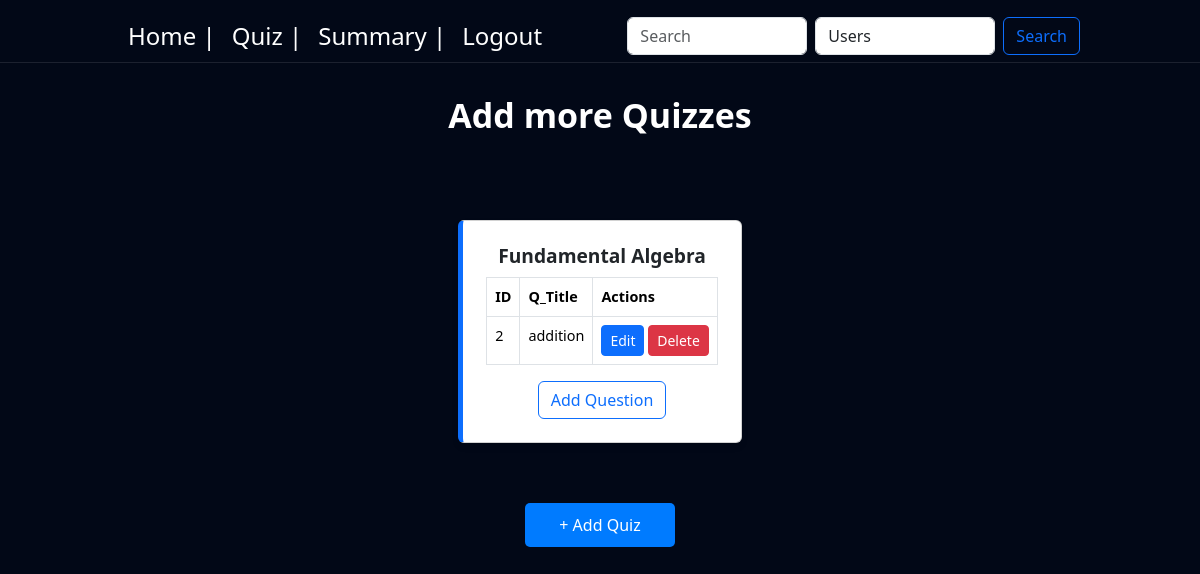
The app's page /quiz-list (signed in) with its own data.
### controller/models.py (models this page shows)
class Role(db.Model):
    id = db.Column(db.Integer, primary_key=True, autoincrement=True)
    name = db.Column(db.String(50), nullable=False)

class Quiz(db.Model):
    id = db.Column(db.Integer, primary_key=True, autoincrement=True)
    title = db.Column(db.String(255), nullable=False)
    chapter_id = db.Column(db.Integer, db.ForeignKey('chapter.id'), nullable=False)
    date_of_quiz = db.Column(db.Date, nullable=False)
    time_duration = db.Column(db.Integer, nullable=False)
    time_start = db.Column(db.Time, nullable=False)
    remarks = db.Column(db.String(500))
    questions = db.relationship('Question', backref='quiz', lazy=True)
    scores = db.relationship('Score', backref='quiz', lazy=True)

class Chapter(db.Model):
    id = db.Column(db.Integer, primary_key=True, autoincrement=True)
    name = db.Column(db.String(150), nullable=False)
    description = db.Column(db.String(500))
    subject_id = db.Column(db.Integer, db.ForeignKey('subject.id'), nullable=False)
    quizzes = db.relationship('Quiz', backref='chapter', lazy=True)

class Question(db.Model):
    id = db.Column(db.Integer, primary_key=True, autoincrement=True)
    title = db.Column(db.String(255), nullable=False)
    quiz_id = db.Column(db.Integer, db.ForeignKey('quiz.id'), nullable=False)
    question_statement = db.Column(db.String(500), nullable=False)
    option1 = db.Column(db.String(300), nullable=False)
    option2 = db.Column(db.String(300), nullable=False)
    option3 = db.Column(db.String(300), nullable=False)
    option4 = db.Column(db.String(300), nullable=False)
    correct_option = db.Column(db.Integer, nullable=False)

### controller/routes.py (the view)
@app.route('/quiz-list', methods=['GET', 'POST'])
def quiz_list():
    quizzes = Quiz.query.all()
    questions = Question.query.all()
    return render_template('quiz.html', quizzes=quizzes, questions=questions)

### controller/models.py (called while the page is built)
    @property
    def is_admin(self):
        return any(role.name == 'admin' for role in self.roles)

### main.py (called while the page is built)
@login_manager.user_loader
def load_user(user_id):
    return User.query.get(int(user_id))

### templates/quiz.html (shortened to what this page needs)
<!DOCTYPE html>
<html lang="en">
<head>
    <link href="https://cdn.jsdelivr.net/npm/bootstrap@5.3.3/dist/css/bootstrap.min.css" rel="stylesheet"
>
        <link rel="stylesheet" href="{{ url_for('static', filename='styles.css') }}">
</head>
<body>
    {% include 'navbar1.html' %}
    <div class="heading-sec">
       Add more Quizzes
    </div>
    <div class="quiz-container">
        {% if quizzes %}
            {% for quiz in quizzes %}
            <div class="card">
                <div class="card-body">
                    <h5 class="card-title">{{ quiz.chapter.name }}</h5>
                    <table class="table table-bordered">
                        <thead>
                            <tr>
                                <th>ID</th>
                                <th>Q_Title</th>
                                <th>Actions</th>
                            </tr>
                        </thead>
                        <tbody>
                            {% if quiz.questions %}
                                {% for question in quiz.questions %}
                                <tr>
                                    <td>{{ question.id }}</td>
                                    <td>{{ question.title }}</td>
                                    <td>
                                        <a href="{{ url_for('edit_question', question_id=question.id) }}" class="btn btn-sm btn-primary">Edit</a>
                                        <form action="{{ url_for('delete_question', question_id=question.id) }}" method="POST" style="display:inline;" onsubmit="return confirm('Are you sure you want to delete this question?');">
                                            <button type="submit" class="btn btn-sm btn-danger">Delete</button>
                                        </form>
                                    </td>
                                </tr>
                                {% endfor %}
                            {% else %}
                                <tr>
                                    <td colspan="3">No questions available for this quiz.</td>
                                </tr>
                            {% endif %}
                        </tbody>
                    </table>
                    <center><a href="{{ url_for('add_question_page', quiz_id=quiz.id) }}" class="btn btn-outline-primary">Add Question</a></center>
                </div>
            </div>
            {% endfor %}
        {% else %}
            <p>No quizzes available.</p>
        {% endif %}
    </div>
    <a href="{{ url_for('add_quiz') }}" class="add-quiz-btn">+ Add Quiz</a>
</body>
</html>

### templates/navbar1.html (shortened to what this page needs)
<!DOCTYPE html>
<html lang="en">
<head>
</head>
<body>
  <nav class="navbar navbar-expand-lg fixed-top" style="padding: 0 108px; margin-top: 10px; margin-bottom: 15px;">
    <div class="container-fluid">
      <div class="collapse navbar-collapse" id="navbarSupportedContent">
        <ul class="navbar-nav me-auto mb-2 mb-lg-0">
          <li class="nav-item">
            <a class="nav-link active" aria-current="page" href="home" style="font-size: x-large;">Home | </a>
          </li>
          <li class="nav-item">
            <a class="nav-link" href="quiz-list" style="font-size: x-large;">Quiz | </a>
          </li>
          <li class="nav-item">
            <a class="nav-link" href="admin/summary" style="font-size: x-large;">Summary | </a>
          </li>
          <li class="nav-item">
            <a class="nav-link" href="logout" style="font-size: x-large;">Logout</a>
          </li>
        </ul>
        <form class="d-flex" role="search" onsubmit="event.preventDefault(); performNavbarSearch();">
          <input class="form-control me-2" type="search" id="navbarSearchQuery" placeholder="Search" aria-label="Search">
          <select id="navbarSearchFilter" class="form-control me-2">
              {% if current_user.is_admin %}
                  <option value="users">Users</option>
              {% else %}
                  <option value="subjects">Subjects</option>
                  <option value="quizzes">Quizzes</option>
              {% endif %}
          </select>
          <button class="btn btn-outline-primary" type="submit">Search</button>
      </form>
  </div>
</div>
</nav>
</body>
</html>

### static/styles.css (style rules this page uses)
html, body { height: 100%; margin: 0; padding: 0; overflow-x: auto; background: #020817 ; background-size: 400% 400%; backdrop-filter: blur(10px); scroll-behavior: smooth; }
.navbar { background: #020817 !important; backdrop-filter: blur(10px); border-bottom: 1px solid rgba(255, 255, 255, 0.1); }
.navbar .nav-link, .navbar-brand { color: white !important; }

### templates/quiz.html (style rules this page uses)
.heading-sec { padding: 90px; background: #020817; color: white; font-size: 34px; text-align: center; font-weight: bold; height: 10vh; }
.quiz-container { display: flex; flex-wrap: wrap; justify-content: center; gap: 20px; padding: 20px; }
.card { width: 300px; border-left: 5px solid #0d6efd; box-shadow: 0px 4px 6px rgba(0, 0, 0, 0.1); width: fit-content; padding: 7px; margin: 20px; }
.card-title { font-size: 1.2rem; font-weight: bold; text-align: center; }
.table { margin-top: 10px; font-size: 0.9rem; }
.add-quiz-btn { margin: 20px auto; display: block; text-align: center; width: 150px; padding: 10px; background: #007bff; color: white; text-decoration: none; border-radius: 5px; }

### records on screen
Role: name "Users"
Quiz: chapter.name "Fundamental Algebra"
Question: id "2", title "addition"
